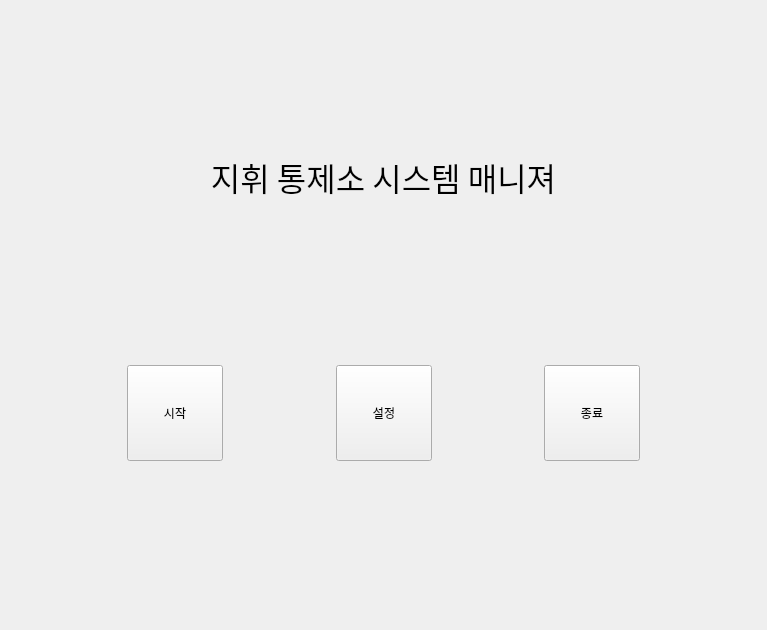
<?xml version="1.0" encoding="UTF-8"?>
<ui version="4.0">
 <class>StartUpForm</class>
 <widget class="QWidget" name="StartUpForm">
  <property name="geometry">
   <rect>
    <x>0</x>
    <y>0</y>
    <width>767</width>
    <height>630</height>
   </rect>
  </property>
  <property name="windowTitle">
   <string>Form</string>
  </property>
  <layout class="QVBoxLayout" name="verticalLayout">
   <item>
    <spacer name="verticalSpacer_3">
     <property name="orientation">
      <enum>Qt::Orientation::Vertical</enum>
     </property>
     <property name="sizeHint" stdset="0">
      <size>
       <width>20</width>
       <height>40</height>
      </size>
     </property>
    </spacer>
   </item>
   <item>
    <widget class="QLabel" name="label">
     <property name="minimumSize">
      <size>
       <width>0</width>
       <height>15</height>
      </size>
     </property>
     <property name="font">
      <font>
       <family>D2Coding</family>
       <pointsize>24</pointsize>
      </font>
     </property>
     <property name="text">
      <string>지휘 통제소 시스템 매니져</string>
     </property>
     <property name="alignment">
      <set>Qt::AlignmentFlag::AlignCenter</set>
     </property>
    </widget>
   </item>
   <item>
    <spacer name="verticalSpacer_2">
     <property name="orientation">
      <enum>Qt::Orientation::Vertical</enum>
     </property>
     <property name="sizeHint" stdset="0">
      <size>
       <width>20</width>
       <height>40</height>
      </size>
     </property>
    </spacer>
   </item>
   <item>
    <widget class="QWidget" name="widgetBtnBar" native="true">
     <property name="minimumSize">
      <size>
       <width>0</width>
       <height>128</height>
      </size>
     </property>
     <layout class="QHBoxLayout" name="horizontalLayout">
      <item>
       <spacer name="horizontalSpacer">
        <property name="orientation">
         <enum>Qt::Orientation::Horizontal</enum>
        </property>
        <property name="sizeHint" stdset="0">
         <size>
          <width>40</width>
          <height>20</height>
         </size>
        </property>
       </spacer>
      </item>
      <item>
       <widget class="QPushButton" name="btnStart">
        <property name="minimumSize">
         <size>
          <width>96</width>
          <height>96</height>
         </size>
        </property>
        <property name="text">
         <string>시작</string>
        </property>
       </widget>
      </item>
      <item>
       <spacer name="horizontalSpacer_2">
        <property name="orientation">
         <enum>Qt::Orientation::Horizontal</enum>
        </property>
        <property name="sizeHint" stdset="0">
         <size>
          <width>40</width>
          <height>20</height>
         </size>
        </property>
       </spacer>
      </item>
      <item>
       <widget class="QPushButton" name="btnSetup">
        <property name="minimumSize">
         <size>
          <width>96</width>
          <height>96</height>
         </size>
        </property>
        <property name="text">
         <string>설정</string>
        </property>
       </widget>
      </item>
      <item>
       <spacer name="horizontalSpacer_3">
        <property name="orientation">
         <enum>Qt::Orientation::Horizontal</enum>
        </property>
        <property name="sizeHint" stdset="0">
         <size>
          <width>40</width>
          <height>20</height>
         </size>
        </property>
       </spacer>
      </item>
      <item>
       <widget class="QPushButton" name="btnExit">
        <property name="minimumSize">
         <size>
          <width>96</width>
          <height>96</height>
         </size>
        </property>
        <property name="text">
         <string>종료</string>
        </property>
       </widget>
      </item>
      <item>
       <spacer name="horizontalSpacer_4">
        <property name="orientation">
         <enum>Qt::Orientation::Horizontal</enum>
        </property>
        <property name="sizeHint" stdset="0">
         <size>
          <width>40</width>
          <height>20</height>
         </size>
        </property>
       </spacer>
      </item>
     </layout>
    </widget>
   </item>
   <item>
    <spacer name="verticalSpacer">
     <property name="orientation">
      <enum>Qt::Orientation::Vertical</enum>
     </property>
     <property name="sizeHint" stdset="0">
      <size>
       <width>20</width>
       <height>40</height>
      </size>
     </property>
    </spacer>
   </item>
  </layout>
 </widget>
 <resources/>
 <connections/>
</ui>
